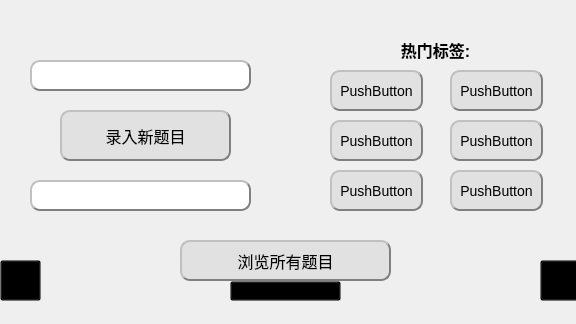
<?xml version="1.0" encoding="UTF-8"?>
<ui version="4.0">
 <class>MainWindow</class>
 <widget class="QMainWindow" name="MainWindow">
  <property name="geometry">
   <rect>
    <x>0</x>
    <y>0</y>
    <width>576</width>
    <height>324</height>
   </rect>
  </property>
  <property name="font">
   <font>
    <family>Microsoft YaHei UI</family>
    <pointsize>8</pointsize>
    <italic>false</italic>
    <bold>false</bold>
   </font>
  </property>
  <property name="windowTitle">
   <string>MainWindow</string>
  </property>
  <property name="autoFillBackground">
   <bool>false</bool>
  </property>
  <property name="styleSheet">
   <string notr="true"/>
  </property>
  <widget class="QWidget" name="centralwidget">
   <widget class="QLineEdit" name="search_lineEdit">
    <property name="geometry">
     <rect>
      <x>30</x>
      <y>60</y>
      <width>221</width>
      <height>31</height>
     </rect>
    </property>
    <property name="font">
     <font>
      <family>Microsoft YaHei UI</family>
      <pointsize>8</pointsize>
      <italic>false</italic>
      <bold>false</bold>
     </font>
    </property>
    <property name="styleSheet">
     <string notr="true">QLineEdit{border:2px groove gray;border-radius:10px;padding:2px 4px;border-style: outset;}</string>
    </property>
   </widget>
   <widget class="QLineEdit" name="tags_lineEdit">
    <property name="geometry">
     <rect>
      <x>30</x>
      <y>180</y>
      <width>221</width>
      <height>31</height>
     </rect>
    </property>
    <property name="font">
     <font>
      <family>Microsoft YaHei UI</family>
      <pointsize>8</pointsize>
      <italic>false</italic>
      <bold>false</bold>
     </font>
    </property>
    <property name="styleSheet">
     <string notr="true">QLineEdit { border:2px groove gray;border-radius:10px;padding:2px 4px;border-style: outset; }</string>
    </property>
   </widget>
   <widget class="QPushButton" name="add_pushButton">
    <property name="geometry">
     <rect>
      <x>60</x>
      <y>110</y>
      <width>171</width>
      <height>51</height>
     </rect>
    </property>
    <property name="font">
     <font>
      <family>Microsoft YaHei UI</family>
      <pointsize>-1</pointsize>
      <italic>false</italic>
      <bold>false</bold>
     </font>
    </property>
    <property name="styleSheet">
     <string notr="true">QPushButton{ background-color:rgb(225,225,225); border:2px groove gray;border-radius:10px;padding:2px 4px;border-style: outset;font-family: &quot;Microsoft YaHei UI&quot;;font-size: 16px;}
QPushButton:hover{background-color:rgb(229, 241, 251); color: black;}
QPushButton:pressed{background-color:rgb(204, 228, 247);border-style: inset;}</string>
    </property>
    <property name="text">
     <string>录入新题目</string>
    </property>
   </widget>
   <widget class="QPushButton" name="pushButton_1">
    <property name="geometry">
     <rect>
      <x>330</x>
      <y>70</y>
      <width>93</width>
      <height>41</height>
     </rect>
    </property>
    <property name="styleSheet">
     <string notr="true">QPushButton{ background-color:rgb(225,225,225); border:2px groove gray;border-radius:10px;padding:2px 4px;border-style: outset;font-family: &quot;Microsoft YaHei UI&quot;;font-size: 14px;}
QPushButton:hover{background-color:rgb(229, 241, 251); color: black;}
QPushButton:pressed{background-color:rgb(204, 228, 247);border-style: inset;}</string>
    </property>
    <property name="text">
     <string>PushButton</string>
    </property>
   </widget>
   <widget class="QPushButton" name="pushButton_2">
    <property name="geometry">
     <rect>
      <x>450</x>
      <y>70</y>
      <width>93</width>
      <height>41</height>
     </rect>
    </property>
    <property name="styleSheet">
     <string notr="true">QPushButton{ background-color:rgb(225,225,225); border:2px groove gray;border-radius:10px;padding:2px 4px;border-style: outset;font-family: &quot;Microsoft YaHei UI&quot;;font-size: 14px;}
QPushButton:hover{background-color:rgb(229, 241, 251); color: black;}
QPushButton:pressed{background-color:rgb(204, 228, 247);border-style: inset;}</string>
    </property>
    <property name="text">
     <string>PushButton</string>
    </property>
   </widget>
   <widget class="QPushButton" name="pushButton_3">
    <property name="geometry">
     <rect>
      <x>330</x>
      <y>120</y>
      <width>93</width>
      <height>41</height>
     </rect>
    </property>
    <property name="styleSheet">
     <string notr="true">QPushButton{ background-color:rgb(225,225,225); border:2px groove gray;border-radius:10px;padding:2px 4px;border-style: outset;font-family: &quot;Microsoft YaHei UI&quot;;font-size: 14px;}
QPushButton:hover{background-color:rgb(229, 241, 251); color: black;}
QPushButton:pressed{background-color:rgb(204, 228, 247);border-style: inset;}</string>
    </property>
    <property name="text">
     <string>PushButton</string>
    </property>
   </widget>
   <widget class="QPushButton" name="pushButton_4">
    <property name="geometry">
     <rect>
      <x>450</x>
      <y>120</y>
      <width>93</width>
      <height>41</height>
     </rect>
    </property>
    <property name="styleSheet">
     <string notr="true">QPushButton{ background-color:rgb(225,225,225); border:2px groove gray;border-radius:10px;padding:2px 4px;border-style: outset;font-family: &quot;Microsoft YaHei UI&quot;;font-size: 14px;}
QPushButton:hover{background-color:rgb(229, 241, 251); color: black;}
QPushButton:pressed{background-color:rgb(204, 228, 247);border-style: inset;}</string>
    </property>
    <property name="text">
     <string>PushButton</string>
    </property>
   </widget>
   <widget class="QPushButton" name="pushButton_5">
    <property name="geometry">
     <rect>
      <x>330</x>
      <y>170</y>
      <width>93</width>
      <height>41</height>
     </rect>
    </property>
    <property name="styleSheet">
     <string notr="true">QPushButton{ background-color:rgb(225,225,225); border:2px groove gray;border-radius:10px;padding:2px 4px;border-style: outset;font-family: &quot;Microsoft YaHei UI&quot;;font-size: 14px;}
QPushButton:hover{background-color:rgb(229, 241, 251); color: black;}
QPushButton:pressed{background-color:rgb(204, 228, 247);border-style: inset;}</string>
    </property>
    <property name="text">
     <string>PushButton</string>
    </property>
   </widget>
   <widget class="QPushButton" name="pushButton_6">
    <property name="geometry">
     <rect>
      <x>450</x>
      <y>170</y>
      <width>93</width>
      <height>41</height>
     </rect>
    </property>
    <property name="styleSheet">
     <string notr="true">QPushButton{ background-color:rgb(225,225,225); border:2px groove gray;border-radius:10px;padding:2px 4px;border-style: outset;font-family: &quot;Microsoft YaHei UI&quot;;font-size: 14px;}
QPushButton:hover{background-color:rgb(229, 241, 251); color: black;}
QPushButton:pressed{background-color:rgb(204, 228, 247);border-style: inset;}</string>
    </property>
    <property name="text">
     <string>PushButton</string>
    </property>
   </widget>
   <widget class="QPushButton" name="view_all_pushButton">
    <property name="geometry">
     <rect>
      <x>180</x>
      <y>240</y>
      <width>211</width>
      <height>41</height>
     </rect>
    </property>
    <property name="font">
     <font>
      <family>Microsoft YaHei UI</family>
      <pointsize>-1</pointsize>
      <italic>false</italic>
      <bold>false</bold>
     </font>
    </property>
    <property name="styleSheet">
     <string notr="true">QPushButton{ background-color:rgb(225,225,225); border:2px groove gray;border-radius:10px;padding:2px 4px;border-style: outset;font-family: &quot;Microsoft YaHei UI&quot;;font-size: 16px;}
QPushButton:hover{background-color:rgb(229, 241, 251); color: black;}
QPushButton:pressed{background-color:rgb(204, 228, 247);border-style: inset;}</string>
    </property>
    <property name="text">
     <string>浏览所有题目</string>
    </property>
   </widget>
   <widget class="QPushButton" name="str_search_pushButton">
    <property name="geometry">
     <rect>
      <x>260</x>
      <y>60</y>
      <width>30</width>
      <height>30</height>
     </rect>
    </property>
    <property name="styleSheet">
     <string notr="true">border-style:none;
background:transparent;
border-image: url(:/resource/icons8-search-30.png)
</string>
    </property>
    <property name="text">
     <string/>
    </property>
   </widget>
   <widget class="QPushButton" name="tags_search_pushButton">
    <property name="geometry">
     <rect>
      <x>260</x>
      <y>180</y>
      <width>31</width>
      <height>30</height>
     </rect>
    </property>
    <property name="styleSheet">
     <string notr="true">border-style:none;
background:transparent;
border-image: url(:/resource/icons8-search-30.png)</string>
    </property>
    <property name="text">
     <string/>
    </property>
   </widget>
   <widget class="QLabel" name="label">
    <property name="geometry">
     <rect>
      <x>380</x>
      <y>40</y>
      <width>111</width>
      <height>20</height>
     </rect>
    </property>
    <property name="font">
     <font>
      <family>Microsoft YaHei UI</family>
      <pointsize>12</pointsize>
      <italic>false</italic>
      <bold>true</bold>
     </font>
    </property>
    <property name="text">
     <string>热门标签:</string>
    </property>
    <property name="alignment">
     <set>Qt::AlignCenter</set>
    </property>
   </widget>
   <widget class="QPushButton" name="save_pushButton">
    <property name="geometry">
     <rect>
      <x>0</x>
      <y>260</y>
      <width>41</width>
      <height>41</height>
     </rect>
    </property>
    <property name="styleSheet">
     <string notr="true">background:transparent;</string>
    </property>
    <property name="text">
     <string/>
    </property>
   </widget>
   <widget class="QPushButton" name="about_pushButton">
    <property name="geometry">
     <rect>
      <x>540</x>
      <y>260</y>
      <width>41</width>
      <height>41</height>
     </rect>
    </property>
    <property name="styleSheet">
     <string notr="true">background:transparent;</string>
    </property>
    <property name="text">
     <string/>
    </property>
   </widget>
   <widget class="QLabel" name="background_label">
    <property name="geometry">
     <rect>
      <x>0</x>
      <y>-5</y>
      <width>590</width>
      <height>329</height>
     </rect>
    </property>
    <property name="text">
     <string/>
    </property>
   </widget>
   <widget class="QPushButton" name="quit_pushButton">
    <property name="geometry">
     <rect>
      <x>230</x>
      <y>281</y>
      <width>111</width>
      <height>20</height>
     </rect>
    </property>
    <property name="styleSheet">
     <string notr="true">background:transparent;</string>
    </property>
    <property name="text">
     <string/>
    </property>
   </widget>
   <zorder>background_label</zorder>
   <zorder>str_search_pushButton</zorder>
   <zorder>pushButton_3</zorder>
   <zorder>pushButton_5</zorder>
   <zorder>pushButton_4</zorder>
   <zorder>tags_search_pushButton</zorder>
   <zorder>pushButton_2</zorder>
   <zorder>pushButton_6</zorder>
   <zorder>quit_pushButton</zorder>
   <zorder>pushButton_1</zorder>
   <zorder>tags_lineEdit</zorder>
   <zorder>add_pushButton</zorder>
   <zorder>label</zorder>
   <zorder>search_lineEdit</zorder>
   <zorder>about_pushButton</zorder>
   <zorder>save_pushButton</zorder>
   <zorder>view_all_pushButton</zorder>
  </widget>
  <widget class="QMenuBar" name="menubar">
   <property name="geometry">
    <rect>
     <x>0</x>
     <y>0</y>
     <width>576</width>
     <height>23</height>
    </rect>
   </property>
  </widget>
 </widget>
 <resources/>
 <connections/>
</ui>
